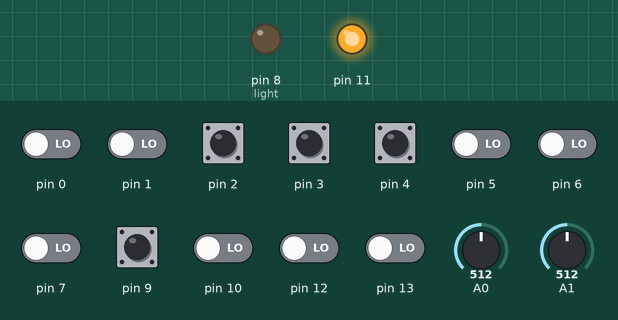
Bench run of a sketch on a simulated Arduino Uno, built with avr-gcc and run on an emulated ATmega328P. On the bench: output pins drawn as LEDs (lit = HIGH). Dashed ring = blinking. The inputs (shaded band) are chosen by the test bench; at power-on: pin 2–4, pin 9 HIGH, pin 0, pin 1, pin 5–7, pin 10, pin 12, pin 13 LOW, A1 = 512, A0 = 512. Random numbers use the default seed unless the sketch sets one.

Above: at 1.2 s.
1.3 s: A1 set to 122
At 4.2 s:
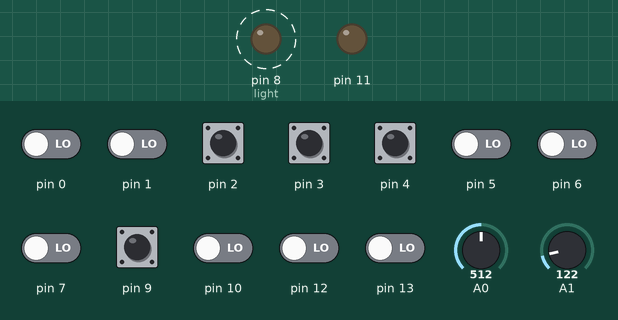
4.3 s: A1 set to 511
At 4.91 s:
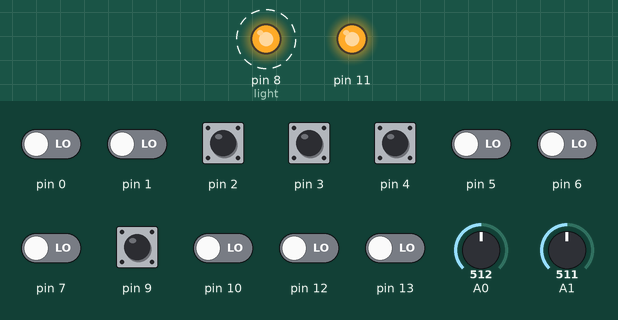
7.3 s: A0 set to 0
10.1 s: pin 2 pulled LOW for 0.15 s
13.1 s: pin 2 pulled LOW for 1 s
At 13.21 s:
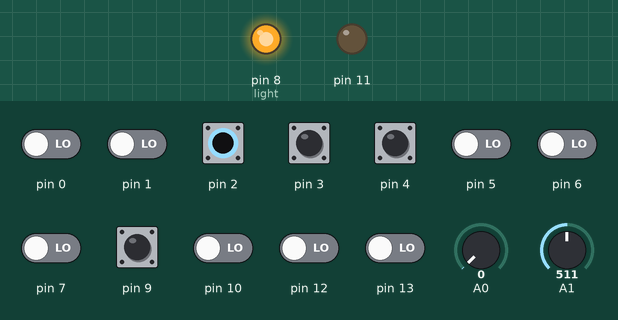
Timing chart, 0 to 17.1 s (numbered marks = the images above; inputs shaded):
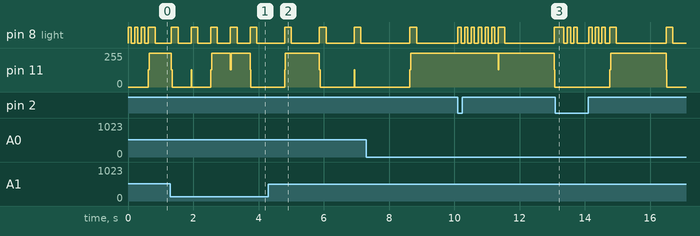

The sketch:

sync_fireflies.ino
```cpp
/*
Author: Jonas Lang
Date: 17.08.2017

This is the main file that simulates the virtual firefly.
Because of the three way switch used on the shield up to 8 different variations or mechanisms can be programmed.
Right now this code contains 3 different synchronization mechanisms. The models are the mathematical mode Renato E. Mirollo and Steven H. Strogtz
used in their paper "Synchronization of Pulse-Coupled Biological Oszillators" and the phase-advance synchronization model
and phase-delay synchronization model proposed from John Buck.
*/

#include "Firefly.h"

Firefly firefly; //creating an object of the class Firefly that includes all necessary variable and functions
//with the creation of that object all basic Timer and Output configurations are made

char switch_state = 0;
char old_switch_state = 0;

void setup()
{
	firefly.timerAndPinConfiguration(); //call the configuration function to set Timer1 and Timer2 and the Outputs/Inputs properly
	/*
	The three pin Dil switch is attached to the Pins PD2 (Digital Pin 2), PD3 (Digital Pin 3) and PD4 (Digital Pin 4)
	to keep the Pins for the serial communication free.
	The pins have to be somehow be pulled up or pulled down to get a defined digital state. Therefor the internal pull-ups are used to save some place.
	They are activated for the whole PORD D because that makes it much easier later to ask for the Switch state.
	*/

	DDRD &= ~(1 << PD2); //declaring PD2 as an Input
	DDRD &= ~(1 << PD3); //declaring PD3 as an Input
	DDRD &= ~(1 << PD4); //declaring PD4 as an Input
	PORTD |= (1 << PD2) | (1 << PD3) | (1 << PD4); //activate the internal pull-ups

	firefly.phi_max = (unsigned int) ((F_CLK * firefly.constant_flash_interval) / PRESCALER);
	//calculation roughly phi_max

	PHI_RAW = random(firefly.phi_max); //after start up starting with a random phase to make it easier to start the fireflies out of synchronism

	firefly.random_value = random(1000);
	firefly.constant_flash_interval_offset = firefly.mapFloat(firefly.random_value, 0, 1023, -0.05, 0.05);
	//assign a random mapped value as flash offset
}

void loop()
{
	switch_state = (PIND & (1 << PD2)) + (PIND & (1 << PD3)) + (PIND & (1 << PD4));
	//as state of the switch is represented through the sum of all single states

	//if a switch is changed it is recognized in the beginnig and after that the whole process can go on with the new activated mechanism
	if (old_switch_state != switch_state)
	{
		for (int i = 0; i < 6; i++)
		{
			PORTB ^= (1 << PB0);
			firefly.millisecondDelay(100);
		}//let the visible led flicker as recognition if the switch was used
		old_switch_state = switch_state;
	}

	firefly.potentiometerReadIn(); //reading in the potentiometer states an calculation of the new phi_max

	if(firefly.x <= firefly.x_reset)
	{
	    firefly.x = -a * exp(-(b / firefly.phi_max) * PHI_RAW) + c; //"x" gets it's new value according to x = f_phi
	} else
	{
	    /*
	    if x is bigger than x_reset than must a flash occur dependent on which mode is activ. The swich states are counted through in binary.
	    So if no switch is on the PIND-register lokks like that: PIND = 0b00011100 (that is state "0" and corresponds to the model from Mirollo and Strogatz)
	    If the first switch is on it looks like this: PIND = 0b00011000 (that is state "1" and that corresponds to the phase advance mechanism)
	    And so on: PIND = 0b00010100 (state "2" correspond to the phase delay mechanism)
	    PIND = 0b00010000 (state "3")
	    PIND = 0b00001100 (state "4")
	    PIND = 0b00001000 (state "5")
	    PIND = 0b00000100 (state "6")
	    PIND = 0b00000000 (state "7")

	    So 5 more mechanisms can be added to that model.
	    */

	    if(PIND & (1 << PD2) && PIND & (1 << PD3))
	    {
    		firefly.flashMirolloStrogatzModel();
  		}
  		else if(PIND & (1 << PD3))
  		{
    		firefly.flashBuckPhaseAdvanceAndDelay();
  		}
  		else if(PIND & (1 << PD2))
  		{
    		firefly.flashBuckPhaseAdvanceAndDelay();
  		}
	}

	firefly.flashReceiveCheck(); //checking if other fierflies flashed
	//the flash receive handler has to be coosen due to the synchronization mechanism that is activ

	if(PIND & (1 << PD2) && PIND & (1 << PD3))
	{
   		firefly.receiveHandlerMirolloStrogatzModel();
  	}
  	else if(PIND & (1 << PD3))
  	{
    	firefly.receiveHandlerBuckPhaseAdvance();
  	}
  	else if(PIND & (1 << PD2))
  	{
    	firefly.receiveHandlerBuckPhaseDelay();
  	}

	firefly.resetFlashReceive(); //reset all the received flashes that they arn't processed again.
}
```

Firefly.cpp
```cpp
/*
Author: Jonas Lang
Date: 17.08.2017

The Firefly.cpp file contains the code that can be called later in the main file. The purpose of this file is to make the main code shorter and easier
to read.
*/

#include "Arduino.h"
#include "Firefly.h"

Firefly::Firefly(){} //constructor of the class firefly

/*
the "timerAndPinConfiguration"-function have to be called in the setup to configure the the Timer and the Outputs with the IR-LED's and IR-Receiver
*/

void Firefly::timerAndPinConfiguration()
{
	/*
	Initialize Timer1:
  	Timer1 is used to keep track of the flashing rythm if the firefly is not entrained/triggered for another one.
  	Therefor the Timer1 is driven in the "Normal-Mode". That means that it only counts up. The counting value is in the register TCNT1 or "phiRaw".
  	That register can be compared to the variable "phi_max" to figure out when to flash. The value of "phi_max" can be calculated like that:

  	phi_max = (F_CLK * flashInterval) / prescaler

  	These values are all defined above!
  	*/

  	TCCR1A = 0; //for Normal-Mode is no Bit in the TCCR1A register necessary
  	TCCR1B = 0b00000101; //the last three bits are to set the prescaler for Timer1. For a prescaler of 1024 (the Timer1 increments it's value at every 1024th clock cycle)
 	 TIMSK1 = 0; //to ensure that no interrupt request is set

  	/*
  	Initialize Timer2:
  	Timer2 is used to modulate the required frequency (~38kHz) for the IR-Receiver. Timer2 is driven in CTC-Mode (Clear Timer on Compare-Match-Mode)
  	with the additional setting that if the compare-match is reached the pin OC2A (PB3, Digital Pin 11 --> the IR-LED have to be connected to that pin) is toggled.
  	The compare value is stored in the register OCR2A.
  	To calculate the value that have to be stored in OCR2A we have to know witch prescaler N we are using and we need to know the clock frequency f_clk
  	and the frequency f of our signal:

  	OCR2A = (f_clk/(2*N*f))-1

  	*/

  	TCCR2A = 0b01000010; //the first "1" chooses the Mode to toggle pin OC2A on compare match. The second "1" is for choosing CTC-Mode
 	TCCR2B = 0; //right no the counter is disabled because there is no prescaler set. That is only necessary if a flash is required
 	TIMSK2 = 0; //to ensure that no interrupt is set
  	OCR2A = 210; //initialize the OCR2A register with the calculated value
  	TCNT2 = 0; //initialize the value of the Timer2 so that it start counting from bottom

  	/*
  	Initialize required pins:
  	The IR-LED have to be connected to PB3 (OC2A, Digital Pin 11) like it was mentioned above. The Pin has to be declared as an output. If it's not it won't toggle.

  	The visible LED is connected to the PB0 (Digital Pin 8). It has to be an Output.
  	/////////////////////////////////////////////////////////////////////////////////////////////////////////////////////////////////////////

  	The IR-Receiver has an internal filter circuit that filters out any frequency than 38kHz (TSOP38238). It also filters out IR light from DC light sources.
  	Thats the reason why the IR-LED has to flash with this certain frequency. That means that the Output of the receiver (witch is internally pulled high) is
  	not influenced from ambient light. It in not necessary to take a sample. Thats why the output of the IR-Receiver is connected to PB1 (Digital Pin 9).
  	This Pin has to be an Input. And for later: we have to wait until the Pin is Low!!!
  	*/

  	DDRB |= (1 << DDB0) | (1 << DDB3); //declaring PB0 (Digital Pin 8) and PB3 (OC2A, Digital Pin 11) as Output
  	DDRB &= ~(1 << DDB1); //declaring PB1 (Digital Pin 9) as an Input
  	DDRB &= ~(1 << DDB2); //declaring PB2 (Digital Pin 10) as an Input
  	DDRB &= ~(1 << DDB4); //declaring PB4 (Digital Pin 12) as an Input
  	DDRB &= ~(1 << DDB5); //declaring PB5 (Digital Pin 13) as an Input

  	//if one Pin isn't used just pull it up to Vss or remove the variable that holds the value for the unused pin from the argument of the if-sentence below!

  	/*
  	The variables "epsilon" and "flash_interval" should be adjustable at first on the breadboard with some potentiometers. Those are hooked up to the Pins
  	PC0 (Analog Pin A0) and PC1 (Analog Pin A1). Hence they have to be inputs
  	*/

  	DDRC &= ~(1 << DDC0); //declaring PC0 (Analog Pin A0) as an Input
  	DDRC &= ~(1 << DDC1); //declaring PC1 (Analog Pin A1) as an Input
}

/*
The "millisecondDelay"-function is introduced to ensure that there is no change in the settings of Timer1 and Timer2!
*/

void Firefly::millisecondDelay(int time_delay)
{
	int start_time = millis();
	int current_time = millis();
	//staying in the loop until "time_delay" is over
	while((current_time - start_time) <= time_delay)
	{
		current_time = millis();
	}
}

/*
the "potetiometerReadIn"-function reads the values of the potentiometer and map the value to the right range vor the variable.
It also calculates directly the new "phi_max" value!
*/

void Firefly::potentiometerReadIn()
{
	epsilon = mapFloat(analogRead(A0), 0, 1023, 0.01, 0.2); //reading in the analog value on pin PC0/A0 and map that value to a value between 0.01 and 0.2
  	flash_interval = constant_flash_interval + mapFloat(analogRead(A1), 0, 1023, -1, 1.5) + constant_flash_interval_offset;
  	//reading in the new "flash_interval" from PC1/A1, map it and add it to the constant interval then add the previous calculated (firefly specific) flash interval offset
  	phi_max = (unsigned int)((F_CLK * flash_interval) / PRESCALER); // calculate the new "phi_max" out of the new "flash_interval"
}

/*
The "flashReceiveCheck"-function checks if a flash is received and saves that information to the flash_receive_x variable.
This information is important for the flash handler!!!
*/

void Firefly::flashReceiveCheck()
{
	flash_receive_A = PINB & (1 << PB1); //saving the state if a flash is received or not for pin PB1.
  	flash_receive_B = PINB & (1 << PB2); //saving the state if a flash is received or not for pin PB2.
  	flash_receive_C = PINB & (1 << PB4); //saving the state if a flash is received or not for pin PB4.
 	flash_receive_D = PINB & (1 << PB5); //saving the state if a flash is received or not for pin PB5.
}

/*
After a flash is received and processed the variable that contains the flash information have to be reseted so that on the next walkthrough of the
loop-function the same process is not processed again!!!
*/

void Firefly::resetFlashReceive()
{
	flash_receive_A = HIGH; //ensure that the for the next round the flash receive is HIGH
  	flash_receive_B = HIGH;
  	flash_receive_C = HIGH;
  	flash_receive_D = HIGH;
}

/*
The "flashMirolloStrogatzModel"-function makes the flash that occurs in the mathematical model used from Renato E. Mirollo and Steven H. Strogatz
in their Paper "Synchronization of Pulse-Coupled Biological Oszillators".
*/

void Firefly::flashMirolloStrogatzModel()
{
	int start_flash = millis();
  	int current_time = millis();

  	TCCR2B = 0b00000001; //setting the prescaler to "1"
  	PORTB |= (1 << PB0); //light-up the visible LED

  	//stretch the time in the loop to "flashLength"
  	while((current_time - start_flash) <= VISIBLE_FLASH_LENGTH)
  	{
  		/*
  		The IR-LED flashes only for 20ms because the processor of the other artificial fireflies is to fast. If the IR-LED flashes 200ms the others
	    would recognize the same flash several times. Even 20ms are to long! Therefor is in the end that short delay of 20ms to ensure that roughly one flash
   	 	is recognized.
    	But the flash length of the IR-LED can't just be made smaller. It has to be at least 10ms because if the flash length is smaller it's not
    	sure if the others recognize the flash!
    	*/
    	if((current_time - start_flash) >= IR_FLASH_LENGTH)
    	{
      		TCCR2B = 0; //clear the prescaler to stop flashing the IR-LED
      		PHI_RAW = 0; //clear the recent value so that it start up from bottom if it is again activated
    	}
    	current_time = millis();
  	}
  	TCCR2B = 0; //ensure that the prescaler to stop flashing the IR-LED is cleared
  	PORTB &= ~(1 << PB0); //kill the visible LED

  	//after a flash the pacemaker has to be reseted to start a new cycle
  	x = 0;
  	PHI_RAW = 0;
}

/*
The flash receive handler handles the necessary actions if a flash is received after the model of Mirollo and Strogatz.S
*/

void Firefly::receiveHandlerMirolloStrogatzModel()
{
	//The IR-receiver has an internal pull-up resistor! So it's important to look for an LOW pin if a flash is received.

  	if((flash_receive_A == 0) || (flash_receive_B == 0) || (flash_receive_C == 0) || (flash_receive_D == 0))
  	{
    	x += epsilon; //the current pacemaker point gets lifted about "epsilon"

    	millisecondDelay(IR_FLASH_LENGTH); //ensures that only one flash is recognized per cycle
  	}
}

/*
The model of Buck includes the neural delay from the point at which the information that a flash should occur to the visible flash.
That delay is enormous important especially for the phase delay mechanism!!!
*/

void Firefly::flashBuckPhaseAdvanceAndDelay()
{
	millisecondDelay(NEURAL_DELAY); //neuronal delay

  	int start_flash = millis();
  	int current_time = millis();

  	TCCR2B = 0b00000001; //setting the prescaler to "1"
  	PORTB |= (1 << PB0); //light-up the visible LED

  	//stretch the time in the loop to "flashLength"
  	while((current_time - start_flash) <= VISIBLE_FLASH_LENGTH)
  	{
    	/*
    	The IR-LED flashes only for 20ms because the processor of the other artificial fireflies is to fast. If the IR-LED flashes 200ms the others
    	would recognize the same flash several times. Even 20ms are to long! Therefor is in the end that short delay of 20ms to ensure that roughly one flash
    	is recognized.
    	But the flash length of the IR-LED can't just be made smaller. It has to be at least 10ms because if the flash length is smaller it's not
    	sure if the others recognize the flash!
    	*/
    	if((current_time - start_flash) >= IR_FLASH_LENGTH)
    	{
     		TCCR2B = 0; //clear the prescaler to stop flashing the IR-LED
      		PHI_RAW = 0; //clear the recent value so that it start up from bottom if it is again activated
    	}
      	current_time = millis();
  	}

  	TCCR2B = 0; //ensure that the prescaler is cleared to stop flashing the IR-LED
  	PORTB &= ~(1 << PB0); //kill the visible LED

  	//after a flash the pacemaker has to be reseted to start a new cycle
  	x = 0;
  	PHI_RAW = 0;
}

/*
The model from John Buck predict that only if the threshold (xReset - epsilon) is exceeded entrainment (phase shifting) can occur.
 Before that threshold nothing happens!
*/

void Firefly::receiveHandlerBuckPhaseAdvance()
{
	//The IR-receiver has an internal pull-up resistor! So it's important to look for an LOW pin if a flash is received.

  	if(((flash_receive_A == 0) || (flash_receive_B == 0) || (flash_receive_C == 0) || (flash_receive_D == 0)) && (x + epsilon) >= x_reset)
  	{
  		flashBuckPhaseAdvanceAndDelay(); //the corresponding flash model is called because the firelfy is foreced to flash
   		x = 0; //after that the pacemaker and the state x are reseted to start the cycle again
  		PHI_RAW = 0;
  	}
}

void Firefly::receiveHandlerBuckPhaseDelay()
{
	//The IR-receiver has an internal pull-up resistor! So it's important to look for an LOW pin if a flash is received.

  	/*
  	The Phase-Delay Synchronization model from John Buck is similar to the Phase-Advance Synchronization model with the exception that no flash occurs. Instead
  	the pacemaker and the state "x" are resetted to basal line
  	*/

  	if((flash_receive_A == 0) || (flash_receive_B == 0) || (flash_receive_C == 0) || (flash_receive_D == 0) && ((x + epsilon) >= x_reset))
  	{
    	millisecondDelay(VISIBLE_FLASH_LENGTH);
    	/*
    	this delay is to balance the time between pacemaker reset and and the end of the recognized flash.
    	that is important because if the delay isn't there the reseted firefly would start his pacemaker earier than the other. The result is that they won't
    	synchronize.
    	*/
    	PHI_RAW = 0; //reset the pacemaker to start from basal line
    	x = 0;
  	}
}

/*
The "mapFloat"-function recalculates a value from an specific range to an corresponding value in an other range.
It's like the Arduino "map"-function.
*/

float Firefly::mapFloat(float x, float in_min, float in_max, float out_min, float out_max)
{
	return (float)(x - in_min) * (out_max - out_min) / (in_max - in_min) + out_min;
}
```

Source omitted: Firefly.h (2345 bytes)
